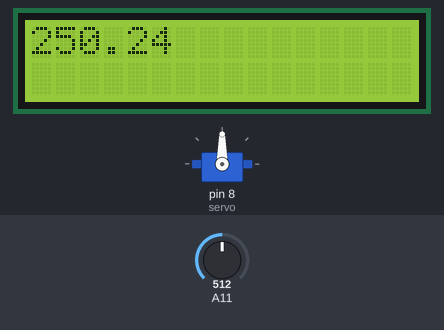
Recording of a sketch running on a simulated Arduino Mega 2560, built with avr-gcc and run on an emulated ATmega2560. On the bench: servo, 16×2 character LCD. The test bench sets the inputs (shaded band); at power-on: A11 = 512. What the sketch prints to the serial monitor is not drawn.

Above: at 1.2 s.
1.3 s: A11 set to 716
At 2.9 s:
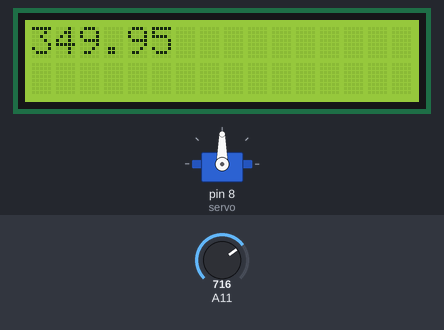
3.4 s: A11 set to 900
At 4.1 s:
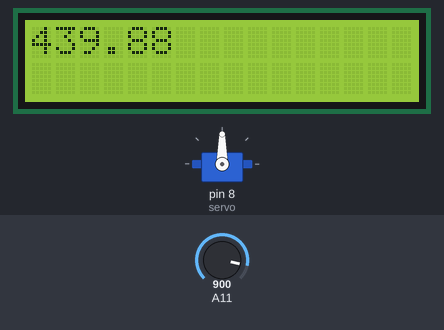
5.2 s: A11 set to 1023
At 6.5 s:
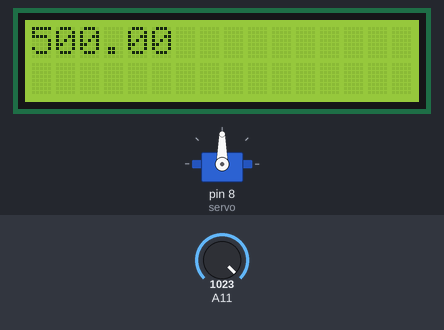
Timing chart, 0 to 8.2 s (numbered marks = the images above; inputs shaded):
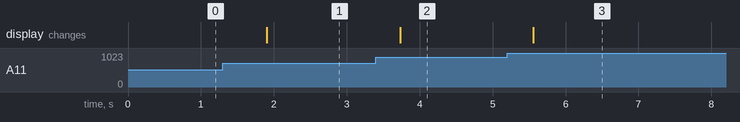

The sketch:

Temp.ino
```cpp
#include <Wire.h>
#include <Servo.h>
#include <LiquidCrystal_I2C.h>
LiquidCrystal_I2C lcd(0x27, 16, 2);
Servo servo;
byte echo = 12;
byte trig = 13;
byte irEnb = 4;
byte ina = 8;
byte inb = 7;
byte inc = 6;
byte ind = 5;
byte ena = 9;
byte enb = 3;
int duration;
float distance;
void setup()
{
  servo.attach(8);
  lcd.init();
  lcd.backlight();
  Serial.begin(9600);
}
void loop()
{
  float temp = ((analogRead(A11) / 1023.0) * 5000) / 10;
  lcd.clear();
  lcd.print(temp, 2);
  Serial.println(temp, 2);
  delay(600);
}
```

Measured:
- after the input at 1.3 s, the display: changes after 0.60 s (image 1)
- after the input at 3.4 s, the display: changes after 0.33 s (image 2)
- after the input at 5.2 s, the display: changes after 0.36 s (image 3)
